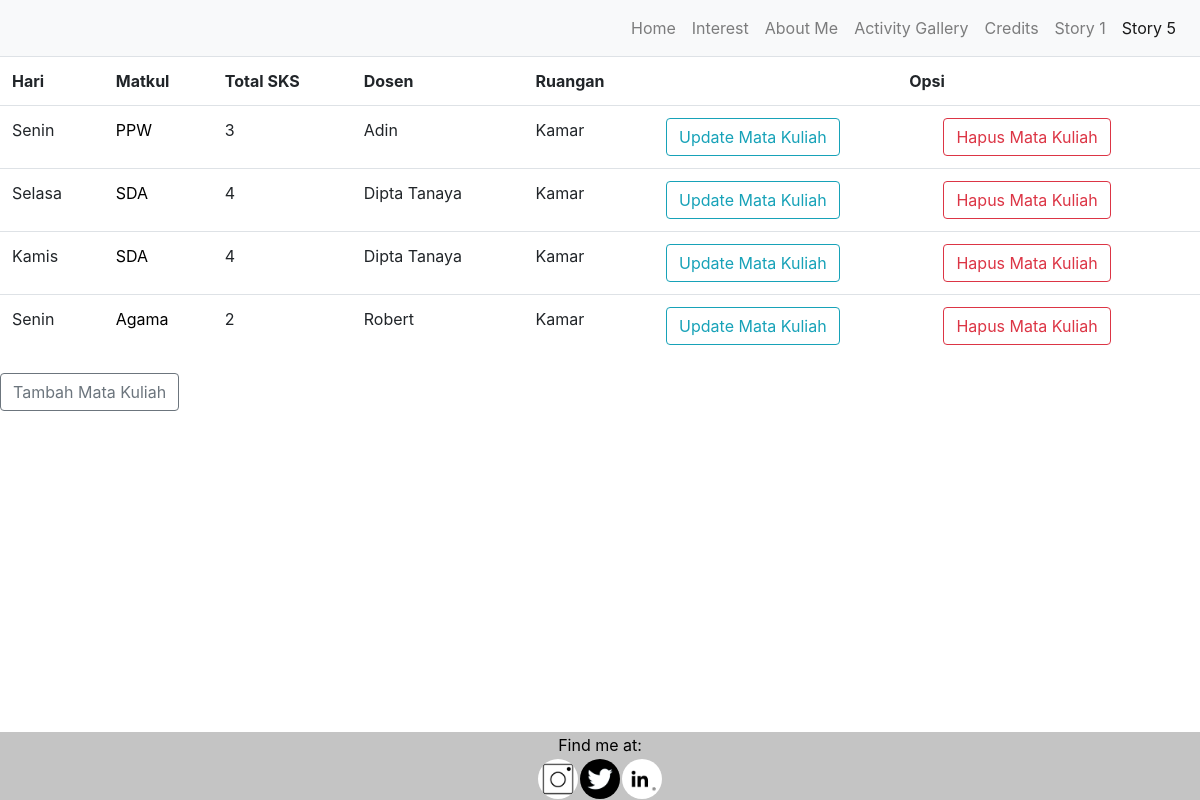
Screenshot of /story5/story5/ with the database file from the repository.
### form_story5/models.py (models this page shows, shortened)
class Schedule(models.Model):
    TERM = (
        ('Gasal 2019/2020', 'Gasal 2019/2020'),
        ('Genap 2019/2020', 'Genap 2019/2020'),
        ('Gasal 2020/2021', 'Gasal 2020/2021'),
        ('Genap 2020/2021', 'Genap 2020/2021'),
    )
    HARI = (
        ('Senin', 'Senin'),
        ('Selasa', 'Selasa'),
        ('Rabu', 'Rabu'),
        ('Kamis', 'Kamis'),
        ('Jumat', 'Jumat'),
    )
    matkul = models.CharField(max_length=100, null=True)
    sks = models.CharField(max_length=2, null=True)
    deskripsi = models.CharField(max_length=200, null=True)
    dosen = models.CharField(max_length=100, null=True)
    ruangan = models.CharField(max_length=100, null=True)
    term = models.CharField(max_length=100, null=True, choices=TERM)
    hari = models.CharField(max_length=10, null=True, choices=HARI, default='Senin')

### form_story5/views.py (the view)
# urls.py: path('story5/', views.schedule, name='schedule'),
def schedule(request):
    schedule = Schedule.objects.all()
    return render(request, 'story5/form.html', {'schedule':schedule})

### form_story5/templates/story5/form.html (shortened to what this page needs)
<!DOCTYPE html>
<html>
    {% extends 'story3/base.html' %}
        {% block content %}
        <table class="table">
            <tr>
                <th>Hari</th>
                <th>Matkul</th>
                <th>Total SKS</th>
                <th>Dosen</th>
                <th>Ruangan</th>
                <th colspan="2"><center>Opsi</center></th>
            </tr>
            {% for i in schedule %}
                <tr>
                    <td>{{i.hari}}</td>
                    <td><a id="matkul" href="{% url 'story5:detail' i.id%}">{{i.matkul}}</a></td>
                    <td>{{i.sks}}</td>
                    <td>{{i.dosen}}</td>
                    <td>{{i.ruangan}}</td>
                    <td>
                        <a href={% url 'story5:update' i.id %}>
                            <button class="btn btn-outline-info">Update Mata Kuliah</button>
                    </td>
                    <td>
                        <a href={% url 'story5:hapus' i.id %}>
                            <button class="btn btn-outline-danger">Hapus Mata Kuliah</button>
                    </td>
                </tr>
            {% endfor %}
        </table>
        <a href={% url 'story5:tambah'%}>
            <button class="btn btn-outline-secondary">Tambah Mata Kuliah</button>
        <a>
        {% endblock %}

### story3/templates/story3/base.html (shortened to what this page needs)
<!DOCTYPE html>
<html>
    {% load static %}
    <head>
        <link rel="stylesheet" href="https://stackpath.bootstrapcdn.com/bootstrap/4.5.2/css/bootstrap.min.css">
        <link rel="stylesheet" href="{% static 'story3/style.css'%}">
    </head>
    <body>
         <div class="navbar navbar-expand-lg navbar-light bg-light nav">
            <div class="collapse navbar-collapse" id="navv">
                <ul class="navbar-nav ml-auto">
                    {% with url_name=request.resolver_match.url_name %}
                    <li class="nav-item">
                        <a class="nav-link" href="{% url 'story3:index'%}">Home</a>
                    </li>
                    <li class="nav-item {% if url_name == 'interest' %}active{% endif %}">
                        <a class="nav-link" href="{% url 'story3:interest'%}">Interest</a>
                    </li>
                    <li class="nav-item {% if url_name == 'aboutme' %}active{% endif %}">
                        <a class="nav-link" href="{% url 'story3:aboutme'%}">About Me</a>
                    </li>
                    <li class="nav-item {% if url_name == 'gallery' %}active{% endif %}">
                        <a class="nav-link" href="{% url 'story3:gallery'%}">Activity Gallery</a>
                    </li>
                    <li class="nav-item {% if url_name == 'credits' %}active{% endif %}">
                        <a class="nav-link" href="{% url 'story3:credits'%}">Credits</a>
                    </li>
                    <li class="nav-item {% if url_name == 'story1' %}active{% endif %}">
                        <a class="nav-link" href="{% url 'story1:story1'%}">Story 1</a>
                    </li>
                    <li class="nav-item {% if url_name == 'schedule' %}active{% endif %}">
                        <a class="nav-link" href="{% url 'story5:schedule'%}">Story 5</a>
                    </li>
                    {% endwith %}
                </ul>
            </div>
        </div>
        {% block content %}
        {% endblock %}
        <div class="footer lima">
            <table class="abc">
                <tr>
                    <td colspan="3">Find me at:</td>
                </tr>
                <tr>
                    <td>
                        <div class="contact">
                            <a href="https://www.instagram.com/james_frederix/">
                                <img class="contact" src="{% static 'story3/icons/ig.jpg' %}"/>
                            </a>
                        </div>
                    </td>
                    <td>
                        <div class="contact">
                            <a href="https://www.twitter.com/james_frederix/">
                                <img class="contact" src="{% static 'story3/icons/twt.jpg' %}"/>
                            </a>
                        </div>
                    </td>
                    <td>
                        <div class="contact">
                            <a href="https://id.linkedin.com/in/james-frederix-rolianto-bb1100193">
                                <img class="contact" src="{% static 'story3/icons/linkedin.jpg' %}"/>
                            </a>
                        </div>
                    </td>
                </tr>
            </table>
        </div>
    </body>
</html>

### story3/static/story3/style.css (style rules this page uses)
a { color: white; }
.abc { margin: auto; text-align: center; }
td { align: center; }
.nav { position: -webkit-sticky; position: sticky; width: 100%; }
.footer { position: fixed; left: 0; bottom: 0; width: 100%; background-color: #C4C4C4; color: black; text-align: center; }
.contact { width: 40px; height: 40px; border-radius: 50%; }
#matkul { color: black; }

### rows the page displays
Schedule: hari "Senin", matkul "PPW", sks "3", dosen "Adin", ruangan "Kamar"
Schedule: hari "Selasa", matkul "SDA", sks "4", dosen "Dipta Tanaya", ruangan "Kamar"
Schedule: hari "Kamis", matkul "SDA", sks "4", dosen "Dipta Tanaya", ruangan "Kamar"
Schedule: hari "Senin", matkul "Agama", sks "2", dosen "Robert", ruangan "Kamar"
